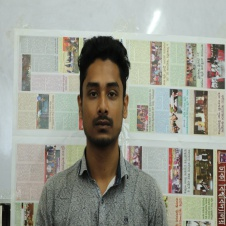
#> input picture Image Preprocessing/image_database/resized/Roll01_front_b.JPG, 226 x 226 px, found by its file name; its folder holds 4 pictures in this run
$ python resize5.py
#> lines starting #> are read from the running program, lines starting #| are printed output that depends on the picture
import cv2
import os
import numpy as np
import pandas as pd

images = os.listdir('image_database/Resized')

#os.mkdir('image_database/Resized')

for x in range(len(images)):

    if ".JPG" in images[x] or ".jpg" in images[x]:

        img = cv2.imread('image_database/Resized/'+images[x])
#> img is the input picture: shape (226, 226, 3); mean B, G, R 143.6, 154.1, 152.5
        gtimg = cv2.imread('image_database/ground_truth/'+images[x])

        img=np.array(img)
        var = img.shape[0]*img.shape[1]
#> var = 51076
        pixels = img.flatten()

        b = np.transpose(pixels[:var])
        g = np.transpose(pixels[var:2*var])
        r = np.transpose(pixels[2*var:])

        gtimg = cv2.imread('image_database/ground_truth/'+images[x])
        gtimg=np.array(cv2.cvtColor(gtimg, cv2.COLOR_BGR2GRAY))
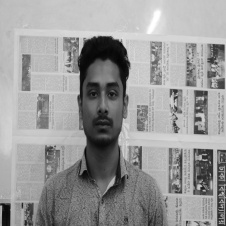
#> gtimg: shape (226, 226); min 4, max 255, mean 152.4
        gt = np.ndarray(shape=(gtimg.shape[0],gtimg.shape[1]),dtype=int)
        gt[gtimg>128] = 1
        gt[gtimg<128] = 0

        gtpixels = gt.flatten()
        gtpixels = np.transpose(gtpixels)

        N=np.ndarray(shape=(var,4),dtype=int)

        N[:,0]=r
        N[:,1]=g
        N[:,2]=b
        N[:,3]=gtpixels
        df = pd.DataFrame(data=N, index=None, columns=['red','green','blue','label'], copy=False)
#> df = table of 51076 rows and 4 columns
#> pass 3 of the loop `for x in range(len(images)):`:
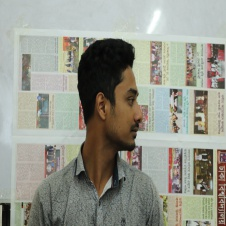
#> input picture Image Preprocessing/image_database/resized/Roll01_left_b.JPG, 226 x 226 px, found by its file name
#> img is the input picture: shape (226, 226, 3); mean B, G, R 139.3, 149.5, 148.3
#> `gtimg=np.array(cv2.cvtColor(gtimg, cv2.COLOR_BGR2GRAY))`:
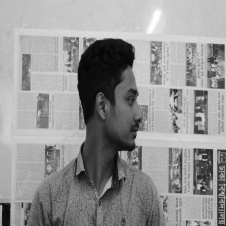
#> gtimg: shape (226, 226); min 4, max 255, mean 148
#> the loop made 4 passes; the first 3 are shown
        print("Storing ", images[x])
        with open('final.csv','a') as f:
            df.to_csv(f,index=False)
